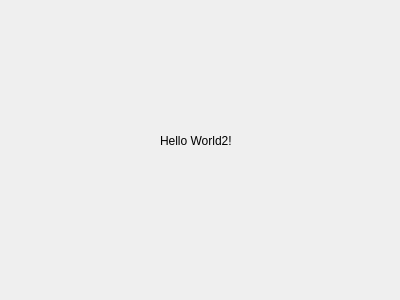
<?xml version="1.0" encoding="UTF-8"?>
<ui version="4.0">
 <class>Dialog</class>
 <widget class="QDialog" name="Dialog">
  <property name="geometry">
   <rect>
    <x>0</x>
    <y>0</y>
    <width>400</width>
    <height>300</height>
   </rect>
  </property>
  <property name="windowTitle">
   <string>Dialog</string>
  </property>
  <widget class="QLabel" name="label">
   <property name="geometry">
    <rect>
     <x>160</x>
     <y>130</y>
     <width>111</width>
     <height>21</height>
    </rect>
   </property>
   <property name="text">
    <string>Hello World2!</string>
   </property>
  </widget>
 </widget>
 <resources/>
 <connections/>
</ui>
